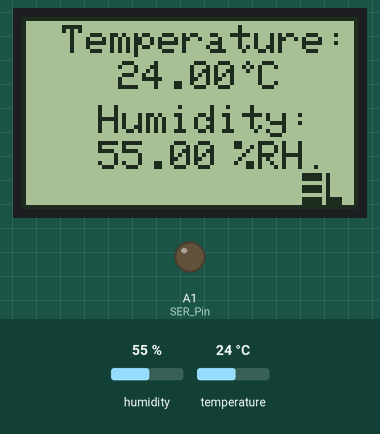
This sketch was run on a simulated Arduino Uno, built with avr-gcc and run on an emulated ATmega328P. On the bench: 84×48 one-colour display, output pins drawn as LEDs (lit = HIGH). The inputs (shaded band) are chosen by the test bench; at power-on: humidity 55 %, temperature 24 °C. Pins used as bus, display or sensor lines are not drawn.

Above: at 16.2 s.
16.3 s: humidity set to 22 %
At 18.3 s:
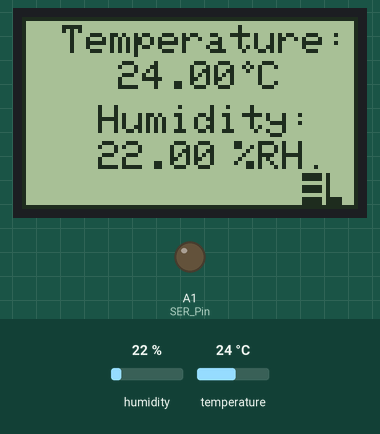
18.6 s: temperature set to 12 °C
At 20.2 s:
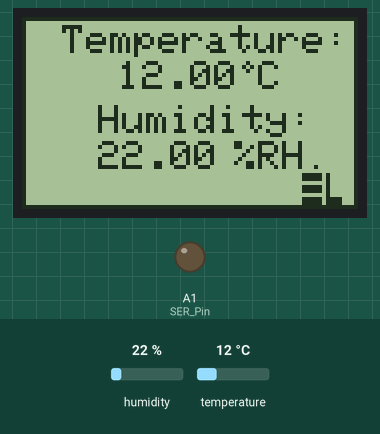
20.9 s: humidity set to 40 %
At 22.0 s:
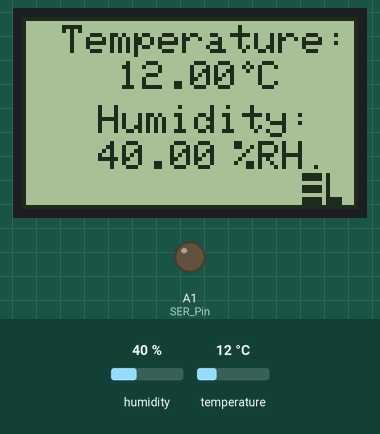
23.2 s: temperature set to 19 °C
At 23.9 s:
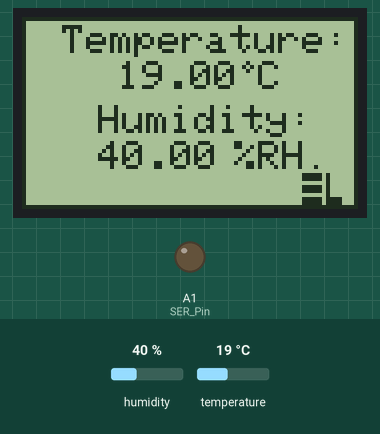
Timing chart, 0 to 26.2 s (numbered marks = the images above; inputs shaded):
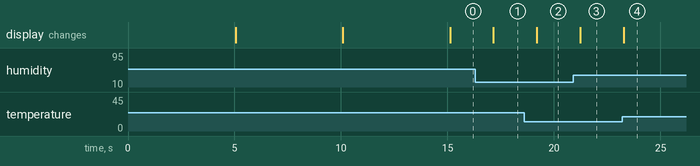

Measured:
- after the input at 16.3 s, the display: changes after 0.86 s (image 1)
- after the input at 18.6 s, the display: changes after 0.60 s (image 2)
- after the input at 20.9 s, the display: changes after 0.34 s (image 3)
- after the input at 23.2 s, the display: changes after 0.09 s (image 4)

The sketch:

9_TH_Monitoring_System.ino
```cpp
#include<dht.h>
#include <Adafruit_GFX.h>
#include <Adafruit_PCD8544.h>

dht DHT;

#define DHT11_PIN A4
Adafruit_PCD8544 display = Adafruit_PCD8544(8, 9, 10, 12, 11);
int SER_Pin=A1;
int RCLK_Pin=6;
int SRCLK_Pin = 5;

const byte logo_el[] PROGMEM = {16,10,
B00000000,B00000000,
B11111010,B00000000,
B11111010,B00000000,
B00000010,B00000000,
B11111010,B00000000,
B11111010,B00000000,
B00000010,B00000000,
B11111011,B11000000,
B11111011,B11000000,
B00000000,B00000000,
};
#define number_of_74hc595s 3
#define numOfRegisterPins number_of_74hc595s*8
boolean registers[numOfRegisterPins];

void setup()
{
  pinMode(SER_Pin,OUTPUT);
  pinMode(RCLK_Pin,OUTPUT);
  pinMode(SRCLK_Pin,OUTPUT);
  clearRegisters();
  writeRegisters();
  display.begin();
  display.setContrast(50);
  display.clearDisplay();
  display_El_logo();
  display_L2S();
  display_title();
}
void loop()
{ // READ DATA
  int chk = DHT.read11(DHT11_PIN);
  display.drawRect(0, 0, 84 , 48,BLACK);
  display.setCursor(10,2);
  display.print("Temperature:");
  display.setTextSize(1);
  display.setTextColor(BLACK);
  display.setCursor(24,11);
  display.print(DHT.temperature);
  display.setTextSize(1);
  display.setTextColor( BLACK);
  display.drawPixel(56,11,BLACK);                     //** to display ° on the lcd//
  display.drawPixel(55,12,BLACK);
  display.drawPixel(56,13,BLACK);
  display.drawPixel(57,12,BLACK);
  display.setCursor(59,11);
  display.println("C");

  display.setCursor(19,22);
  display.println("Humidity:");
  display.setCursor(19,31);
  display.println(DHT.humidity);
  display.setCursor(53,31);
  display.print("%RH");
  display.drawBitmap(70,37,logo_el,10,10,BLACK);
  display.display();
  display.clearDisplay();
  delay(2000);
}

//***********************Elintlabz logo*****************************************//
void display_El_logo()
{
   display.fillRect(15,2,21,6,BLACK);
   display.fillRect(15,12,21,6,BLACK);
   display.fillRect(15,22,21,6,BLACK);
   display.fillRect(45,2,6,26,BLACK);
   display.fillRect(50,22,18,6,BLACK);
   display.setCursor(15,35);
   display.print("ElintLabz");
   display.display();
   delay(5000);
   display.clearDisplay();
}

//****************************learn2solder*************************************//
void display_L2S()
{
  display.drawRect(0, 0, 84 , 48,BLACK);
  display.setCursor(26, 10);
  display.println("LEARN");
  display.setCursor(38,20);
  display.println("2");
  display.setCursor(22,30);
  display.println("SOLDER");
  display.display();
  delay(5000);
  display.clearDisplay();
}

//********************************Title********************************************//
void display_title()
{
  display.drawRect(0, 0, 84 , 48,BLACK);
  display.setCursor(10,2);
  display.println("Temperature");
  display.setCursor(12,12);
  display.println("& Humidity");
  display.setCursor(13,22);
  display.println("monitoring");
  display.setCursor(20,32);
  display.println("system");
  display.drawBitmap(70,35,logo_el,10,10,BLACK);
  display.display();
  delay(5000);
  display.clearDisplay();
}

//********************************clear bargraph**********************//
 void writeRegisters()
 {
  digitalWrite(RCLK_Pin, LOW);
  for(int i = numOfRegisterPins - 1; i >=  0; i--)
  {
    digitalWrite(SRCLK_Pin, LOW);
    int val = registers[i];
    digitalWrite(SER_Pin, val);
    digitalWrite(SRCLK_Pin, HIGH);
  }
  digitalWrite(RCLK_Pin, HIGH);
 }

 void clearRegisters()
 {
  for(int i = numOfRegisterPins - 1; i >=  0; i--)
  {
     registers[i] = LOW;
  }
  writeRegisters();
 }
```
